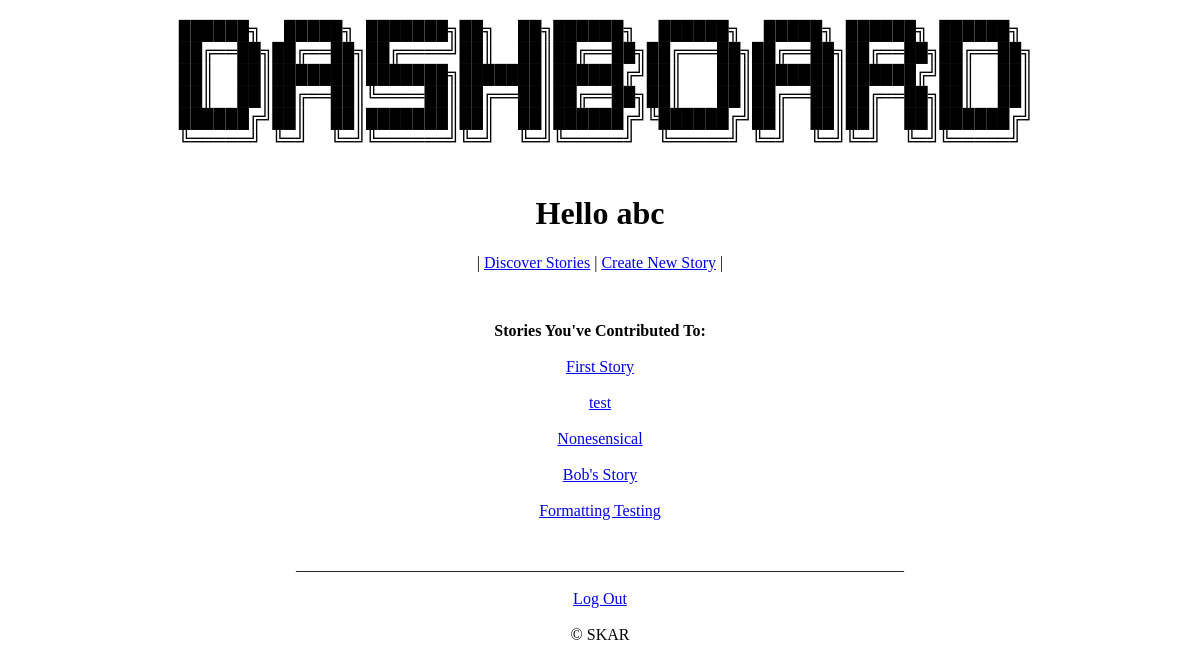
Page /profile (signed in) on the earlier database version.
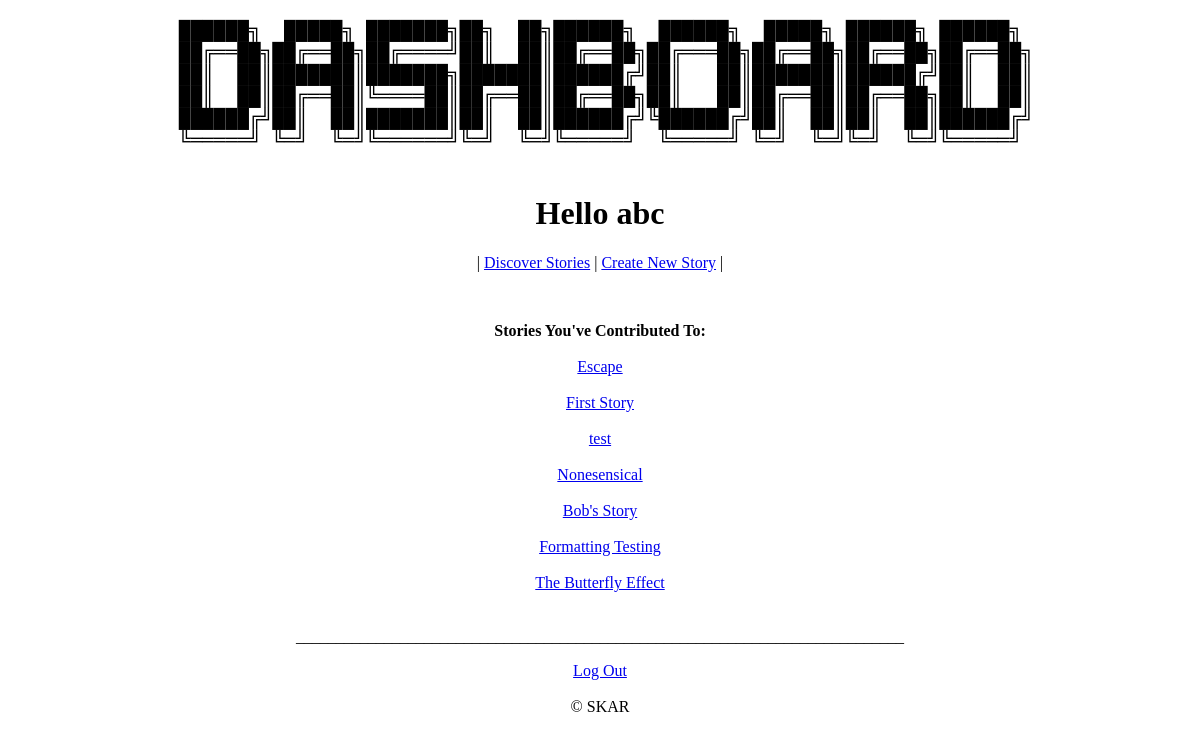
Same page on the later database version.
### tables this page shows
CREATE TABLE stories(name TEXT, username TEXT, contrib TEXT);

### app.py (the view)
@app.route('/profile')
def profile():
    if not('user' in session):
        return redirect('/')
    storiesList = story.getStories(session['user'])
    if len(storiesList) == 0:
        storiesList = ['You have not contributed to any stories!']
    return render_template('profile.html',user = session['user'], stories = storiesList)

### util/story.py (called while the page is built)
def getStories(username):
    db = sqlite3.connect("data/info.db")
    c = db.cursor()
    c.execute("SELECT name FROM stories WHERE username = ?", (username,))
    rows = c.fetchall()
    output = set()
    for i in rows:
        output.add(i[0])
    db.close()
    return(output)

### templates/profile.html (shortened to what this page needs)
{% extends 'basetemplate.html' %}
{% block body %}
<center>
    <h2>
        <pre>
██████╗  █████╗ ███████╗██╗  ██╗██████╗  ██████╗  █████╗ ██████╗ ██████╗
 ██╔══██╗██╔══██╗██╔════╝██║  ██║██╔══██╗██╔═══██╗██╔══██╗██╔══██╗██╔══██╗
 ██║  ██║███████║███████╗███████║██████╔╝██║   ██║███████║██████╔╝██║  ██║
 ██║  ██║██╔══██║╚════██║██╔══██║██╔══██╗██║   ██║██╔══██║██╔══██╗██║  ██║
 ██████╔╝██║  ██║███████║██║  ██║██████╔╝╚██████╔╝██║  ██║██║  ██║██████╔╝
╚═════╝ ╚═╝  ╚═╝╚══════╝╚═╝  ╚═╝╚═════╝  ╚═════╝ ╚═╝  ╚═╝╚═╝  ╚═╝╚═════╝
        </pre>
    </h2>
    <h1>Hello {{ user }}</h1>
    <p>
        | <a href="/discover">Discover Stories</a>
        | <a href="/contribute">Create New Story</a>
        |
    </p>
</center>
<br>
<center>
    <p>
        <b>Stories You've Contributed To:</b><br><br>
        {% for each in stories %}
            <a href = '/view?story={{each}}'>{{each}}</a>
            <br><br>
        {% endfor %}
        <br>
        ____________________________________________________________________________
    </p>
</center>
{% endblock %}

Differences in the rows shown:
added stories: name "Escape"
added stories: name "The Butterfly Effect"
